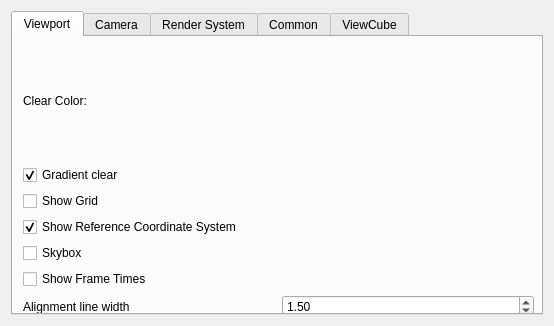
<?xml version="1.0" encoding="UTF-8"?>
<ui version="4.0">
 <class>PreferencesDialog</class>
 <widget class="QDialog" name="PreferencesDialog">
  <property name="geometry">
   <rect>
    <x>0</x>
    <y>0</y>
    <width>554</width>
    <height>326</height>
   </rect>
  </property>
  <property name="windowTitle">
   <string>Preferences</string>
  </property>
  <property name="windowIcon">
   <iconset resource="../Resources/OpenInfraPlatform.qrc">
    <normaloff>:/icons/icon.ico</normaloff>:/icons/icon.ico</iconset>
  </property>
  <layout class="QVBoxLayout" name="verticalLayout">
   <item>
    <widget class="QTabWidget" name="tabWidgetCommon">
     <property name="currentIndex">
      <number>0</number>
     </property>
     <widget class="QWidget" name="tabClearColor">
      <attribute name="title">
       <string>Viewport</string>
      </attribute>
      <widget class="QWidget" name="layoutWidget">
       <property name="geometry">
        <rect>
         <x>10</x>
         <y>0</y>
         <width>511</width>
         <height>281</height>
        </rect>
       </property>
       <layout class="QVBoxLayout" name="verticalLayout_2">
        <property name="topMargin">
         <number>5</number>
        </property>
        <item>
         <widget class="QLabel" name="label">
          <property name="text">
           <string>Clear Color:</string>
          </property>
         </widget>
        </item>
        <item>
         <widget class="QCheckBox" name="checkBoxGradientClear">
          <property name="text">
           <string>Gradient clear</string>
          </property>
          <property name="checked">
           <bool>true</bool>
          </property>
         </widget>
        </item>
        <item>
         <widget class="QCheckBox" name="checkBoxShowGrid">
          <property name="text">
           <string>Show Grid</string>
          </property>
         </widget>
        </item>
        <item>
         <widget class="QCheckBox" name="checkBoxShowReferenceCoordinateSystem">
          <property name="text">
           <string>Show Reference Coordinate System</string>
          </property>
          <property name="checked">
           <bool>true</bool>
          </property>
         </widget>
        </item>
        <item>
         <widget class="QCheckBox" name="checkBoxSkybox">
          <property name="text">
           <string>Skybox</string>
          </property>
         </widget>
        </item>
        <item>
         <widget class="QCheckBox" name="checkBoxShowFrameTimes">
          <property name="text">
           <string>Show Frame Times</string>
          </property>
         </widget>
        </item>
        <item>
         <layout class="QHBoxLayout" name="horizontalLayout">
          <item>
           <widget class="QLabel" name="label_2">
            <property name="text">
             <string>Alignment line width</string>
            </property>
           </widget>
          </item>
          <item>
           <widget class="QDoubleSpinBox" name="doubleSpinBoxAlignmentLineWidth">
            <property name="minimum">
             <double>1.000000000000000</double>
            </property>
            <property name="maximum">
             <double>10.000000000000000</double>
            </property>
            <property name="value">
             <double>1.500000000000000</double>
            </property>
           </widget>
          </item>
         </layout>
        </item>
       </layout>
      </widget>
     </widget>
     <widget class="QWidget" name="tabCamera">
      <attribute name="title">
       <string>Camera</string>
      </attribute>
      <widget class="QWidget" name="layoutWidget">
       <property name="geometry">
        <rect>
         <x>10</x>
         <y>0</y>
         <width>511</width>
         <height>141</height>
        </rect>
       </property>
       <layout class="QVBoxLayout" name="verticalLayout_3">
        <property name="topMargin">
         <number>5</number>
        </property>
        <item>
         <layout class="QHBoxLayout" name="horizontalLayout_2">
          <item>
           <widget class="QLabel" name="label_3">
            <property name="text">
             <string>Smooth View Transition Time</string>
            </property>
           </widget>
          </item>
          <item>
           <widget class="QDoubleSpinBox" name="doubleSpinBoxAnimationTime">
            <property name="maximum">
             <double>10.000000000000000</double>
            </property>
            <property name="value">
             <double>1.170000000000000</double>
            </property>
           </widget>
          </item>
         </layout>
        </item>
        <item>
         <layout class="QHBoxLayout" name="horizontalLayout_3">
          <item>
           <widget class="QLabel" name="label_4">
            <property name="text">
             <string>Near Clipping Plane Distance</string>
            </property>
           </widget>
          </item>
          <item>
           <widget class="QDoubleSpinBox" name="doubleSpinBoxNearPlane">
            <property name="singleStep">
             <double>0.100000000000000</double>
            </property>
            <property name="value">
             <double>0.100000000000000</double>
            </property>
           </widget>
          </item>
         </layout>
        </item>
        <item>
         <layout class="QHBoxLayout" name="horizontalLayout_4">
          <item>
           <widget class="QLabel" name="label_5">
            <property name="text">
             <string>Far Clipping Plane Distance</string>
            </property>
           </widget>
          </item>
          <item>
           <widget class="QDoubleSpinBox" name="doubleSpinBoxFarPlane">
            <property name="maximum">
             <double>999999.989999999990687</double>
            </property>
            <property name="value">
             <double>500.000000000000000</double>
            </property>
           </widget>
          </item>
         </layout>
        </item>
        <item>
         <widget class="Line" name="line">
          <property name="orientation">
           <enum>Qt::Horizontal</enum>
          </property>
         </widget>
        </item>
        <item>
         <widget class="QLabel" name="label_6">
          <property name="text">
           <string>Spectator Camera Mode Only</string>
          </property>
         </widget>
        </item>
        <item>
         <layout class="QHBoxLayout" name="horizontalLayout_5">
          <item>
           <widget class="QLabel" name="label_7">
            <property name="text">
             <string>Pan Speed</string>
            </property>
           </widget>
          </item>
          <item>
           <widget class="QDoubleSpinBox" name="doubleSpinBoxPanSpeed">
            <property name="value">
             <double>2.000000000000000</double>
            </property>
           </widget>
          </item>
         </layout>
        </item>
       </layout>
      </widget>
     </widget>
     <widget class="QWidget" name="tabRenderSystem">
      <attribute name="title">
       <string>Render System</string>
      </attribute>
      <layout class="QVBoxLayout" name="verticalLayout_4">
       <item>
        <layout class="QHBoxLayout" name="horizontalLayout_6">
         <item>
          <widget class="QLabel" name="label_8">
           <property name="enabled">
            <bool>false</bool>
           </property>
           <property name="text">
            <string>Render System</string>
           </property>
          </widget>
         </item>
         <item>
          <widget class="QComboBox" name="comboBoxRenderSystem">
           <property name="enabled">
            <bool>true</bool>
           </property>
           <property name="currentText">
            <string/>
           </property>
          </widget>
         </item>
        </layout>
       </item>
       <item>
        <widget class="QCheckBox" name="checkBoxMSAA">
         <property name="enabled">
          <bool>false</bool>
         </property>
         <property name="text">
          <string>Enable Multisample anti-aliasing</string>
         </property>
        </widget>
       </item>
       <item>
        <spacer name="verticalSpacer">
         <property name="orientation">
          <enum>Qt::Vertical</enum>
         </property>
         <property name="sizeHint" stdset="0">
          <size>
           <width>20</width>
           <height>40</height>
          </size>
         </property>
        </spacer>
       </item>
      </layout>
     </widget>
     <widget class="QWidget" name="tab">
      <attribute name="title">
       <string>Common</string>
      </attribute>
      <widget class="QLabel" name="label_9">
       <property name="geometry">
        <rect>
         <x>20</x>
         <y>20</y>
         <width>61</width>
         <height>21</height>
        </rect>
       </property>
       <property name="text">
        <string>Language</string>
       </property>
      </widget>
      <widget class="QComboBox" name="comboBoxLanguage">
       <property name="geometry">
        <rect>
         <x>130</x>
         <y>20</y>
         <width>221</width>
         <height>22</height>
        </rect>
       </property>
      </widget>
     </widget>
     <widget class="QWidget" name="tab_ViewCube">
      <attribute name="title">
       <string>ViewCube</string>
      </attribute>
      <widget class="QWidget" name="verticalLayoutWidget">
       <property name="geometry">
        <rect>
         <x>-1</x>
         <y>9</y>
         <width>531</width>
         <height>280</height>
        </rect>
       </property>
       <layout class="QVBoxLayout" name="verticalLayout_allViewCubeOptions" stretch="2,4">
        <property name="spacing">
         <number>8</number>
        </property>
        <property name="bottomMargin">
         <number>6</number>
        </property>
        <item>
         <layout class="QGridLayout" name="gridLayout_Settings" rowstretch="0,0,0,0" columnstretch="0,0,2" rowminimumheight="0,0,0,0">
          <property name="sizeConstraint">
           <enum>QLayout::SetDefaultConstraint</enum>
          </property>
          <property name="bottomMargin">
           <number>5</number>
          </property>
          <property name="horizontalSpacing">
           <number>5</number>
          </property>
          <property name="verticalSpacing">
           <number>10</number>
          </property>
          <item row="1" column="1">
           <layout class="QHBoxLayout" name="horizontalLayout_7">
            <property name="leftMargin">
             <number>6</number>
            </property>
            <property name="rightMargin">
             <number>5</number>
            </property>
            <item>
             <widget class="QCheckBox" name="checkBoxShowViewCube">
              <property name="sizePolicy">
               <sizepolicy hsizetype="Expanding" vsizetype="Preferred">
                <horstretch>0</horstretch>
                <verstretch>0</verstretch>
               </sizepolicy>
              </property>
              <property name="text">
               <string>Show ViewCube</string>
              </property>
              <property name="checked">
               <bool>true</bool>
              </property>
             </widget>
            </item>
            <item>
             <spacer name="horizontalSpacer_20">
              <property name="orientation">
               <enum>Qt::Horizontal</enum>
              </property>
              <property name="sizeType">
               <enum>QSizePolicy::Preferred</enum>
              </property>
              <property name="sizeHint" stdset="0">
               <size>
                <width>40</width>
                <height>20</height>
               </size>
              </property>
             </spacer>
            </item>
           </layout>
          </item>
          <item row="2" column="1">
           <layout class="QHBoxLayout" name="horizontalLayout_19">
            <property name="leftMargin">
             <number>6</number>
            </property>
            <property name="rightMargin">
             <number>5</number>
            </property>
            <item>
             <widget class="QCheckBox" name="checkBoxShowCompass">
              <property name="enabled">
               <bool>true</bool>
              </property>
              <property name="sizePolicy">
               <sizepolicy hsizetype="Expanding" vsizetype="Preferred">
                <horstretch>0</horstretch>
                <verstretch>0</verstretch>
               </sizepolicy>
              </property>
              <property name="text">
               <string>Show Compass</string>
              </property>
              <property name="checked">
               <bool>true</bool>
              </property>
             </widget>
            </item>
            <item>
             <spacer name="horizontalSpacer_31">
              <property name="orientation">
               <enum>Qt::Horizontal</enum>
              </property>
              <property name="sizeType">
               <enum>QSizePolicy::Preferred</enum>
              </property>
              <property name="sizeHint" stdset="0">
               <size>
                <width>40</width>
                <height>20</height>
               </size>
              </property>
             </spacer>
            </item>
           </layout>
          </item>
          <item row="3" column="0">
           <layout class="QHBoxLayout" name="horizontalLayout_18">
            <item>
             <widget class="QRadioButton" name="radioButtonTextured">
              <property name="enabled">
               <bool>false</bool>
              </property>
              <property name="sizePolicy">
               <sizepolicy hsizetype="Expanding" vsizetype="Preferred">
                <horstretch>0</horstretch>
                <verstretch>0</verstretch>
               </sizepolicy>
              </property>
              <property name="visible">
               <bool>false</bool>
              </property>
              <property name="text">
               <string>Textured ViewCube</string>
              </property>
             </widget>
            </item>
           </layout>
          </item>
          <item row="3" column="1">
           <layout class="QHBoxLayout" name="horizontalLayout_20">
            <property name="leftMargin">
             <number>6</number>
            </property>
            <property name="rightMargin">
             <number>5</number>
            </property>
            <item>
             <widget class="QCheckBox" name="checkBoxShowRotationArrows">
              <property name="enabled">
               <bool>false</bool>
              </property>
              <property name="sizePolicy">
               <sizepolicy hsizetype="Expanding" vsizetype="Preferred">
                <horstretch>0</horstretch>
                <verstretch>0</verstretch>
               </sizepolicy>
              </property>
              <property name="visible">
               <bool>false</bool>
              </property>
              <property name="text">
               <string>Show Rotation Arrows</string>
              </property>
              <property name="checked">
               <bool>false</bool>
              </property>
             </widget>
            </item>
            <item>
             <spacer name="horizontalSpacer_33">
              <property name="orientation">
               <enum>Qt::Horizontal</enum>
              </property>
              <property name="sizeType">
               <enum>QSizePolicy::Preferred</enum>
              </property>
              <property name="sizeHint" stdset="0">
               <size>
                <width>40</width>
                <height>20</height>
               </size>
              </property>
             </spacer>
            </item>
           </layout>
          </item>
          <item row="1" column="2">
           <layout class="QHBoxLayout" name="horizontalLayout_21">
            <item>
             <spacer name="horizontalSpacer_19">
              <property name="orientation">
               <enum>Qt::Horizontal</enum>
              </property>
              <property name="sizeHint" stdset="0">
               <size>
                <width>40</width>
                <height>20</height>
               </size>
              </property>
             </spacer>
            </item>
            <item>
             <widget class="QPushButton" name="pushButton_Import">
              <property name="text">
               <string>Import  View Cube settings</string>
              </property>
             </widget>
            </item>
            <item>
             <spacer name="horizontalSpacer_21">
              <property name="orientation">
               <enum>Qt::Horizontal</enum>
              </property>
              <property name="sizeHint" stdset="0">
               <size>
                <width>40</width>
                <height>20</height>
               </size>
              </property>
             </spacer>
            </item>
           </layout>
          </item>
          <item row="2" column="2">
           <layout class="QHBoxLayout" name="horizontalLayout_22">
            <item>
             <spacer name="horizontalSpacer">
              <property name="orientation">
               <enum>Qt::Horizontal</enum>
              </property>
              <property name="sizeType">
               <enum>QSizePolicy::Expanding</enum>
              </property>
              <property name="sizeHint" stdset="0">
               <size>
                <width>40</width>
                <height>20</height>
               </size>
              </property>
             </spacer>
            </item>
            <item>
             <widget class="QPushButton" name="pushButton_Export">
              <property name="text">
               <string>Export View Cube settings</string>
              </property>
             </widget>
            </item>
            <item>
             <spacer name="horizontalSpacer_2">
              <property name="orientation">
               <enum>Qt::Horizontal</enum>
              </property>
              <property name="sizeType">
               <enum>QSizePolicy::Expanding</enum>
              </property>
              <property name="sizeHint" stdset="0">
               <size>
                <width>40</width>
                <height>20</height>
               </size>
              </property>
             </spacer>
            </item>
           </layout>
          </item>
          <item row="3" column="2">
           <layout class="QHBoxLayout" name="horizontalLayout_23">
            <item>
             <spacer name="horizontalSpacer_25">
              <property name="orientation">
               <enum>Qt::Horizontal</enum>
              </property>
              <property name="sizeType">
               <enum>QSizePolicy::Preferred</enum>
              </property>
              <property name="sizeHint" stdset="0">
               <size>
                <width>40</width>
                <height>20</height>
               </size>
              </property>
             </spacer>
            </item>
           </layout>
          </item>
         </layout>
        </item>
        <item>
         <layout class="QGridLayout" name="gridLayout_Configurations" columnstretch="0,0,2">
          <property name="topMargin">
           <number>5</number>
          </property>
          <property name="bottomMargin">
           <number>10</number>
          </property>
          <property name="horizontalSpacing">
           <number>5</number>
          </property>
          <property name="verticalSpacing">
           <number>15</number>
          </property>
          <item row="0" column="0">
           <layout class="QHBoxLayout" name="horizontalLayout_8">
            <item>
             <widget class="QPushButton" name="pushButtonFaceColor">
              <property name="enabled">
               <bool>true</bool>
              </property>
              <property name="text">
               <string>Select Face Color</string>
              </property>
             </widget>
            </item>
            <item>
             <spacer name="horizontalSpacer_4">
              <property name="orientation">
               <enum>Qt::Horizontal</enum>
              </property>
              <property name="sizeType">
               <enum>QSizePolicy::Preferred</enum>
              </property>
              <property name="sizeHint" stdset="0">
               <size>
                <width>40</width>
                <height>20</height>
               </size>
              </property>
             </spacer>
            </item>
           </layout>
          </item>
          <item row="1" column="0">
           <layout class="QHBoxLayout" name="horizontalLayout_9">
            <item>
             <widget class="QPushButton" name="pushButtonBorderColor">
              <property name="enabled">
               <bool>true</bool>
              </property>
              <property name="text">
               <string>Select Border Color</string>
              </property>
             </widget>
            </item>
            <item>
             <spacer name="horizontalSpacer_6">
              <property name="orientation">
               <enum>Qt::Horizontal</enum>
              </property>
              <property name="sizeType">
               <enum>QSizePolicy::Preferred</enum>
              </property>
              <property name="sizeHint" stdset="0">
               <size>
                <width>40</width>
                <height>20</height>
               </size>
              </property>
             </spacer>
            </item>
           </layout>
          </item>
          <item row="2" column="0">
           <layout class="QHBoxLayout" name="horizontalLayout_11">
            <item>
             <widget class="QPushButton" name="pushButtonHighlightColor">
              <property name="enabled">
               <bool>true</bool>
              </property>
              <property name="text">
               <string>Select Highlight Color</string>
              </property>
             </widget>
            </item>
            <item>
             <spacer name="horizontalSpacer_8">
              <property name="orientation">
               <enum>Qt::Horizontal</enum>
              </property>
              <property name="sizeType">
               <enum>QSizePolicy::Preferred</enum>
              </property>
              <property name="sizeHint" stdset="0">
               <size>
                <width>40</width>
                <height>20</height>
               </size>
              </property>
             </spacer>
            </item>
           </layout>
          </item>
          <item row="3" column="0">
           <layout class="QHBoxLayout" name="horizontalLayout_12">
            <item>
             <widget class="QPushButton" name="pushButtonTextColor">
              <property name="enabled">
               <bool>true</bool>
              </property>
              <property name="sizePolicy">
               <sizepolicy hsizetype="Minimum" vsizetype="Fixed">
                <horstretch>0</horstretch>
                <verstretch>0</verstretch>
               </sizepolicy>
              </property>
              <property name="text">
               <string>Select Text Color</string>
              </property>
             </widget>
            </item>
            <item>
             <spacer name="horizontalSpacer_10">
              <property name="orientation">
               <enum>Qt::Horizontal</enum>
              </property>
              <property name="sizeType">
               <enum>QSizePolicy::Preferred</enum>
              </property>
              <property name="sizeHint" stdset="0">
               <size>
                <width>40</width>
                <height>20</height>
               </size>
              </property>
             </spacer>
            </item>
           </layout>
          </item>
          <item row="3" column="1">
           <layout class="QHBoxLayout" name="horizontalLayout_13">
            <property name="leftMargin">
             <number>5</number>
            </property>
            <property name="rightMargin">
             <number>5</number>
            </property>
            <item>
             <spacer name="horizontalSpacer_15">
              <property name="orientation">
               <enum>Qt::Horizontal</enum>
              </property>
              <property name="sizeType">
               <enum>QSizePolicy::Preferred</enum>
              </property>
              <property name="sizeHint" stdset="0">
               <size>
                <width>40</width>
                <height>20</height>
               </size>
              </property>
             </spacer>
            </item>
            <item>
             <widget class="QLabel" name="label_Size">
              <property name="enabled">
               <bool>true</bool>
              </property>
              <property name="text">
               <string>Size</string>
              </property>
             </widget>
            </item>
            <item>
             <spacer name="horizontalSpacer_14">
              <property name="orientation">
               <enum>Qt::Horizontal</enum>
              </property>
              <property name="sizeHint" stdset="0">
               <size>
                <width>40</width>
                <height>20</height>
               </size>
              </property>
             </spacer>
            </item>
           </layout>
          </item>
          <item row="0" column="1">
           <layout class="QHBoxLayout" name="horizontalLayout_14">
            <property name="leftMargin">
             <number>5</number>
            </property>
            <property name="rightMargin">
             <number>5</number>
            </property>
            <item>
             <spacer name="horizontalSpacer_18">
              <property name="orientation">
               <enum>Qt::Horizontal</enum>
              </property>
              <property name="sizeType">
               <enum>QSizePolicy::Preferred</enum>
              </property>
              <property name="sizeHint" stdset="0">
               <size>
                <width>40</width>
                <height>20</height>
               </size>
              </property>
             </spacer>
            </item>
            <item>
             <widget class="QLabel" name="label_BoundHeight">
              <property name="enabled">
               <bool>true</bool>
              </property>
              <property name="text">
               <string>Bound Height</string>
              </property>
              <property name="alignment">
               <set>Qt::AlignLeading|Qt::AlignLeft|Qt::AlignVCenter</set>
              </property>
             </widget>
            </item>
            <item>
             <spacer name="horizontalSpacer_12">
              <property name="orientation">
               <enum>Qt::Horizontal</enum>
              </property>
              <property name="sizeHint" stdset="0">
               <size>
                <width>40</width>
                <height>20</height>
               </size>
              </property>
             </spacer>
            </item>
           </layout>
          </item>
          <item row="1" column="1">
           <layout class="QHBoxLayout" name="horizontalLayout_15">
            <property name="leftMargin">
             <number>5</number>
            </property>
            <property name="rightMargin">
             <number>5</number>
            </property>
            <item>
             <spacer name="horizontalSpacer_17">
              <property name="orientation">
               <enum>Qt::Horizontal</enum>
              </property>
              <property name="sizeType">
               <enum>QSizePolicy::Preferred</enum>
              </property>
              <property name="sizeHint" stdset="0">
               <size>
                <width>40</width>
                <height>20</height>
               </size>
              </property>
             </spacer>
            </item>
            <item>
             <widget class="QLabel" name="label_InnerBoundWidth">
              <property name="enabled">
               <bool>true</bool>
              </property>
              <property name="text">
               <string>Inner Bound Width</string>
              </property>
              <property name="alignment">
               <set>Qt::AlignLeading|Qt::AlignLeft|Qt::AlignVCenter</set>
              </property>
             </widget>
            </item>
            <item>
             <spacer name="horizontalSpacer_11">
              <property name="orientation">
               <enum>Qt::Horizontal</enum>
              </property>
              <property name="sizeHint" stdset="0">
               <size>
                <width>40</width>
                <height>20</height>
               </size>
              </property>
             </spacer>
            </item>
           </layout>
          </item>
          <item row="2" column="1">
           <layout class="QHBoxLayout" name="horizontalLayout_16">
            <property name="leftMargin">
             <number>5</number>
            </property>
            <property name="rightMargin">
             <number>5</number>
            </property>
            <item>
             <spacer name="horizontalSpacer_16">
              <property name="orientation">
               <enum>Qt::Horizontal</enum>
              </property>
              <property name="sizeType">
               <enum>QSizePolicy::Preferred</enum>
              </property>
              <property name="sizeHint" stdset="0">
               <size>
                <width>40</width>
                <height>20</height>
               </size>
              </property>
             </spacer>
            </item>
            <item>
             <widget class="QLabel" name="label_OuterBoundWidth">
              <property name="enabled">
               <bool>true</bool>
              </property>
              <property name="text">
               <string>Outer Bound Width</string>
              </property>
             </widget>
            </item>
            <item>
             <spacer name="horizontalSpacer_13">
              <property name="orientation">
               <enum>Qt::Horizontal</enum>
              </property>
              <property name="sizeHint" stdset="0">
               <size>
                <width>40</width>
                <height>20</height>
               </size>
              </property>
             </spacer>
            </item>
           </layout>
          </item>
          <item row="2" column="2">
           <widget class="QDoubleSpinBox" name="doubleSpinBoxOuterBoundWidth">
            <property name="enabled">
             <bool>true</bool>
            </property>
            <property name="sizePolicy">
             <sizepolicy hsizetype="Minimum" vsizetype="Minimum">
              <horstretch>0</horstretch>
              <verstretch>0</verstretch>
             </sizepolicy>
            </property>
            <property name="decimals">
             <number>4</number>
            </property>
            <property name="minimum">
             <double>0.005000000000000</double>
            </property>
            <property name="maximum">
             <double>0.200000000000000</double>
            </property>
            <property name="singleStep">
             <double>0.001000000000000</double>
            </property>
            <property name="value">
             <double>0.015500000000000</double>
            </property>
           </widget>
          </item>
          <item row="1" column="2">
           <widget class="QDoubleSpinBox" name="doubleSpinBoxInnerBoundWidth">
            <property name="enabled">
             <bool>true</bool>
            </property>
            <property name="sizePolicy">
             <sizepolicy hsizetype="Minimum" vsizetype="Preferred">
              <horstretch>0</horstretch>
              <verstretch>0</verstretch>
             </sizepolicy>
            </property>
            <property name="decimals">
             <number>4</number>
            </property>
            <property name="minimum">
             <double>0.001000000000000</double>
            </property>
            <property name="maximum">
             <double>0.200000000000000</double>
            </property>
            <property name="singleStep">
             <double>0.001000000000000</double>
            </property>
            <property name="value">
             <double>0.011500000000000</double>
            </property>
           </widget>
          </item>
          <item row="0" column="2">
           <widget class="QDoubleSpinBox" name="doubleSpinBoxBoundHeight">
            <property name="enabled">
             <bool>true</bool>
            </property>
            <property name="sizePolicy">
             <sizepolicy hsizetype="Minimum" vsizetype="Preferred">
              <horstretch>0</horstretch>
              <verstretch>0</verstretch>
             </sizepolicy>
            </property>
            <property name="decimals">
             <number>4</number>
            </property>
            <property name="minimum">
             <double>0.010000000000000</double>
            </property>
            <property name="maximum">
             <double>0.490000000000000</double>
            </property>
            <property name="singleStep">
             <double>0.010000000000000</double>
            </property>
            <property name="value">
             <double>0.230000000000000</double>
            </property>
           </widget>
          </item>
          <item row="3" column="2">
           <widget class="QDoubleSpinBox" name="doubleSpinBoxSize">
            <property name="enabled">
             <bool>true</bool>
            </property>
            <property name="sizePolicy">
             <sizepolicy hsizetype="Preferred" vsizetype="Preferred">
              <horstretch>0</horstretch>
              <verstretch>0</verstretch>
             </sizepolicy>
            </property>
            <property name="maximum">
             <double>5.000000000000000</double>
            </property>
            <property name="singleStep">
             <double>0.100000000000000</double>
            </property>
            <property name="value">
             <double>1.000000000000000</double>
            </property>
           </widget>
          </item>
         </layout>
        </item>
       </layout>
      </widget>
     </widget>
    </widget>
   </item>
  </layout>
 </widget>
 <resources>
  <include location="../Resources/OpenInfraPlatform.qrc"/>
 </resources>
 <connections/>
</ui>
